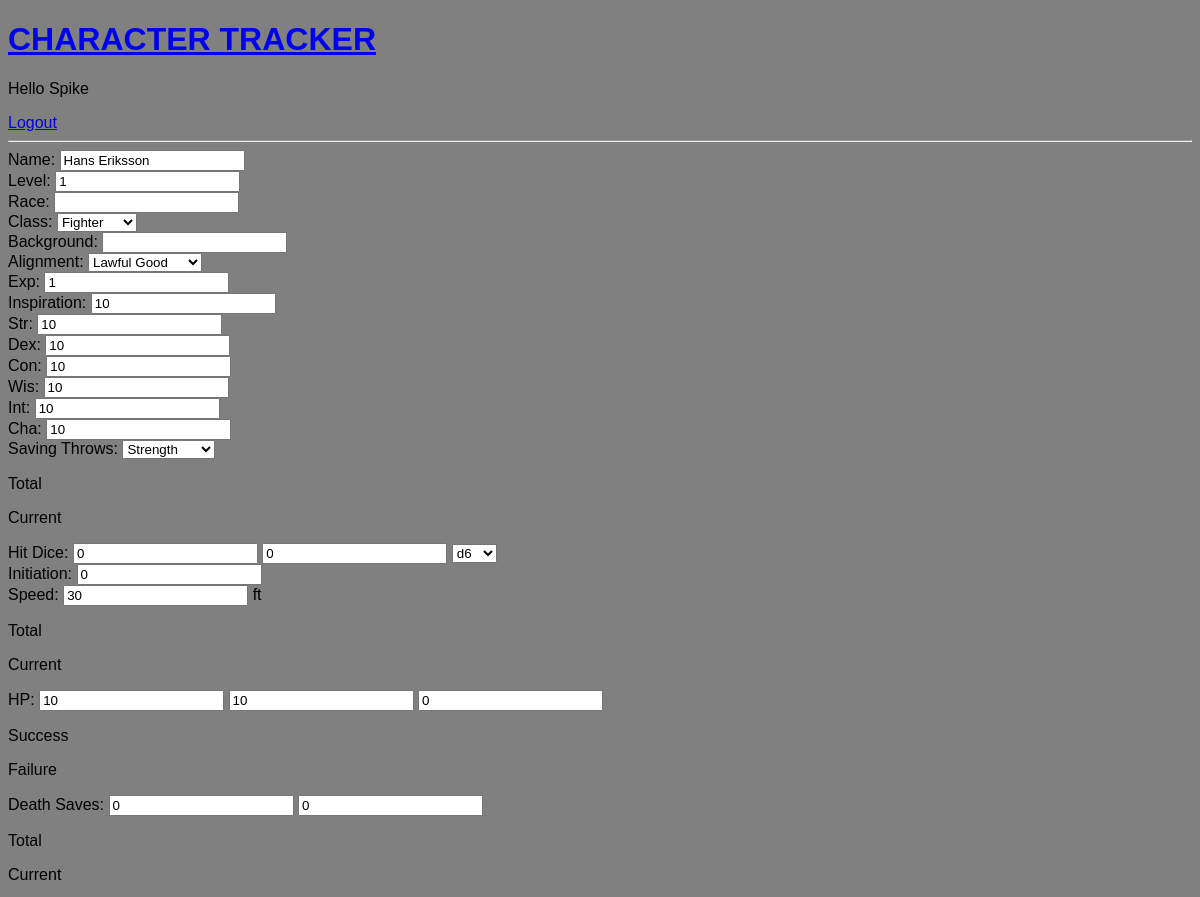
The page /update-sheet/5/ (signed in, upper part) on the database as committed earlier.
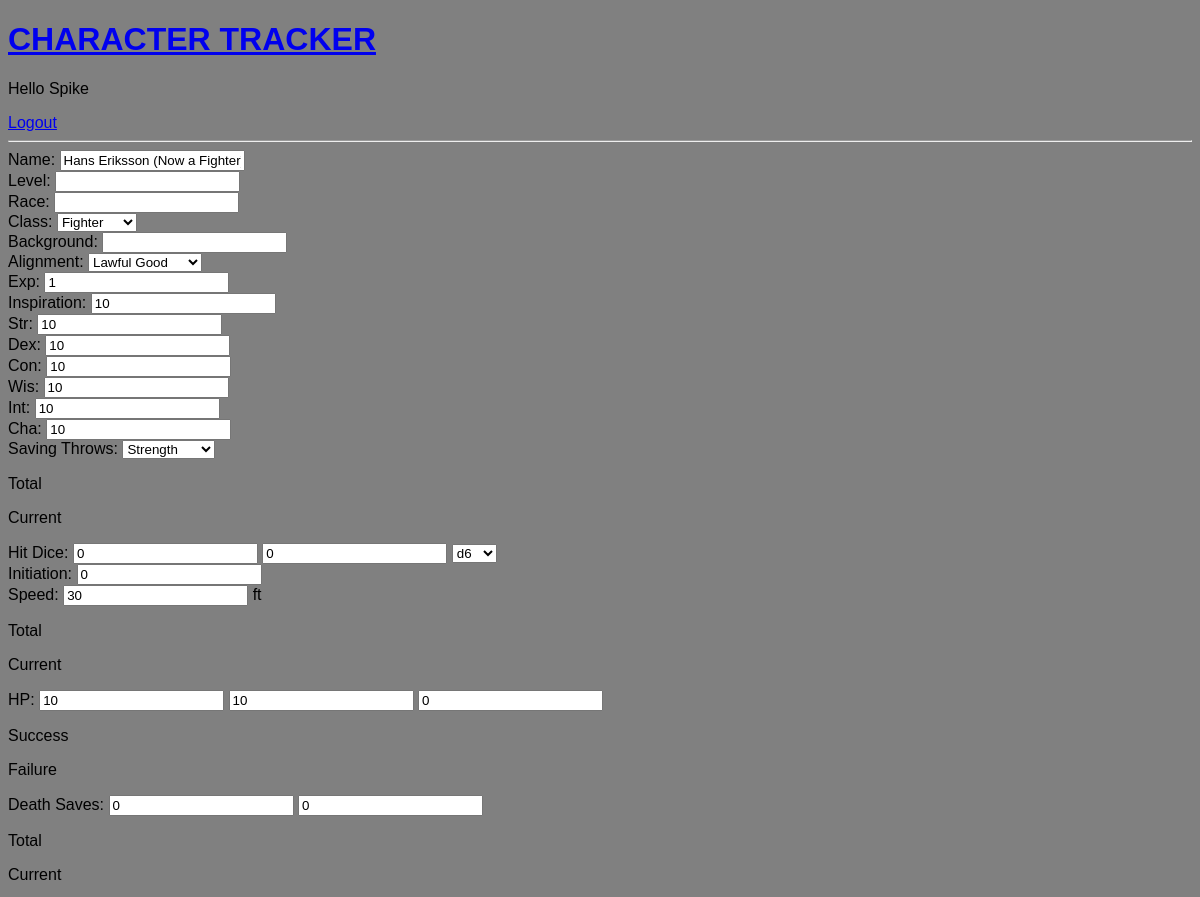
The same page on the database as committed later.
### base/models.py (models this page shows, shortened)
class Sheet(models.Model):
    user = models.ForeignKey(User, on_delete=models.CASCADE, null=True)
    name = models.CharField(max_length=60, null=True)
    lvl = models.IntegerField(default=1, validators=[MaxValueValidator(20), MinValueValidator(1)])
    race = models.CharField(max_length=60, null=True)
    CLASS_CHOICES = [
        ('Fighter', 'Fighter'),
        ('Barbarian', 'Barbarian'),
        ('Rogue', 'Rogue'),
    ]
    classes = models.CharField(max_length=20, choices=CLASS_CHOICES, default='Fighter')
    background = models.CharField(max_length=60, null=True)
    ALIGN_CHOICES = [
        ('Lawful Good', 'Lawful Good'),
        ('Neutral Good', 'Neutral Good'),
        ('Chaotic Good', 'Chaotic Good'),
        ('Lawful Neutral', 'Lawful Neutral'),
        ('True Neutral', 'True Neutral'),
        ('Chaotic Neutral', 'Chaotic Neutral'),
        ('Lawful Evil', 'Lawful Evil'),
        ('Neutral Evil', 'Neutral Evil'),
        ('Chaotic Evil', 'Chaotic Evil'),
    ]
    alignment = models.CharField(max_length=20, choices=ALIGN_CHOICES, default='Chaotic Good')
    exp = models.IntegerField(default=0, validators=[MinValueValidator(0)])
    inspiration = models.IntegerField(default=0, validators=[MinValueValidator(0)])
    str = models.IntegerField(default=10, validators=[MaxValueValidator(30), MinValueValidator(0)])
    dex = models.IntegerField(default=10, validators=[MaxValueValidator(30), MinValueValidator(0)])
    con = models.IntegerField(default=10, validators=[MaxValueValidator(30), MinValueValidator(0)])
    wis = models.IntegerField(default=10, validators=[MaxValueValidator(30), MinValueValidator(0)])
    int = models.IntegerField(default=10, validators=[MaxValueValidator(30), MinValueValidator(0)])
    cha = models.IntegerField(default=10, validators=[MaxValueValidator(30), MinValueValidator(0)])
    SAV_THROW = [('Str', 'Strength'),
                 ('Dex', 'Dexterity'),
                 ('Con', 'Constitution'),
                 ('Int', 'Intelligence'),
                 ('Wis', 'Wisdom'),
                 ('Cha', 'Charisma')
                 ]
    savThrow = MultiSelectField(choices=SAV_THROW, blank=True)
    numHitDice = models.IntegerField(default=0, validators=[MinValueValidator(0)])
    currentHitDice = models.IntegerField(default=0, validators=[MinValueValidator(0)])
    DICE_CHOICES = [
        ('d4', 'd4'),
        ('d6', 'd6'),
        ('d8', 'd8'),
        ('d10', 'd10'),
        ('d12', 'd12'),
    ]
    hitDice = models.CharField(max_length=3, choices=DICE_CHOICES, default="d6")
    initiationRoll = models.IntegerField(default=0, validators=[MinValueValidator(0)])
    speed = models.IntegerField(default=30, validators=[MinValueValidator(0)])
    maxHp = models.IntegerField(default=10, validators=[MinValueValidator(0)])
    current = models.IntegerField(default=10)
    tempHp = models.IntegerField(default=0, validators=[MinValueValidator(0)])
    deathFail = models.IntegerField(default=0, validators=[MaxValueValidator(3), MinValueValidator(0)])
    deathSuccess = models.IntegerField(default=0, validators=[MaxValueValidator(3), MinValueValidator(0)])
    armourAC = models.IntegerField(default=10, validators=[MinValueValidator(0)])
    pp = models.IntegerField(default=0, validators=[MinValueValidator(0)])
    gp = models.IntegerField(default=0, validators=[MinValueValidator(0)])
    sp = models.IntegerField(default=0, validators=[MinValueValidator(0)])
    cp = models.IntegerField(default=0, validators=[MinValueValidator(0)])
    equipment = models.TextField(null=True, blank=True)
    SKILL_CHOICES = (('Acrobatics', 'Acrobatics (Dex)'),
                     ('Animal Handling', 'Animal Handling (Wis)'),
                     ('Arcana', 'Arcana (Int)'),
                     ('Athletics', 'Athletics (Str)'),
                     ('Deception', 'Deception (Cha)'),
                     ('History', 'History (Int)'),
                     ('Insight', 'Insight (Wis)'),
                     ('Intimidation', 'Intimidation (Cha)'),
                     ('Investigation', 'Investigation (Int)'),
                     ('Medicine', 'Medicine (Wis)'),
                     ('Nature', 'Nature (Wis)'),
                     ('Perception', 'Perception (Wis)'),
                     ('Performance', 'Performance (Cha)'),
                     ('Persuasion', 'Persuasion (Cha)'),
                     ('Religion', 'Religion (Int)'),
                     ('Sleight of Hand', 'Sleight of Hand (Dex)'),
                     ('Stealth', 'Stealth (Dex)'),
                     ('Survival', 'Survival (Wis)'),
                     )
    skills = MultiSelectField(choices=SKILL_CHOICES, blank=True)
    language = models.TextField(null=True, blank=True)
    proficiencies = models.TextField(null=True, blank=True)
    personality = models.TextField(null=True, blank=True)
    ideals = models.TextField(null=True, blank=True)
    bonds = models.TextField(null=True, blank=True)
    flaws = models.TextField(null=True, blank=True)
    features = models.TextField(null=True, blank=True)
    spells = models.TextField(null=True, blank=True)
    notes = models.TextField(null=True, blank=True)
    updated = models.DateTimeField(auto_now=True)
    created = models.DateTimeField(auto_now_add=True)

### base/views.py (the view)
# urls.py: path('update-sheet/<str:pk>/', views.update_sheet, name="update-sheet"),
@login_required(login_url='/login')  # can only be used by users that are logged in, else redirect to login page
def update_sheet(request, pk):
    sheet = Sheet.objects.get(id=pk)  # get sheet with ID
    form = SheetForm(instance=sheet)  # get current form
    if request.user != sheet.user and not request.user.is_superuser:  # only admins or users can edit their own sheets
        return redirect('home')
    if request.method == 'POST':
        form = SheetForm(request.POST, instance=sheet)  # get form for post
        if form.is_valid():  # if valid, save, then redirect to previous location
            form.save()
            return redirect(f'/sheet/{pk}')
    context = {'form': form}
    return render(request, 'base/sheet_form.html', context)  # render existing form

### base/templates/base/sheet_form.html (shortened to what this page needs)
{% extends 'main.html' %}
{% block content%}
<div>
    <form method="POST" action="">
        <div class="header">
            <div class="fieldWrapper">
                <label for="{{ form.name.id_for_label }}"> Name:</label>
                {{ form.name }}
            </div>
            <div class="fieldWrapper">
                <label for="{{ form.lvl.id_for_label }}"> Level:</label>
                {{ form.lvl }}
            </div>
            <div class="fieldWrapper">
                <label for="{{ form.name.id_for_label }}"> Race:</label>
                {{ form.race }}
            </div>
            <div class="fieldWrapper">
                <label for="{{ form.name.id_for_label }}"> Class:</label>
                {{ form.classes }}
            </div>
            <div class="fieldWrapper">
                <label for="{{ form.name.id_for_label }}"> Background:</label>
                {{ form.background }}
            </div>
            <div class="fieldWrapper">
                <label for="{{ form.name.id_for_label }}"> Alignment:</label>
                {{ form.alignment }}
            </div>
            <div class="fieldWrapper">
                <label for="{{ form.name.id_for_label }}"> Exp:</label>
                {{ form.exp }}
            </div>
            <div class="fieldWrapper">
                <label for="{{ form.name.id_for_label }}"> Inspiration:</label>
                {{ form.inspiration }}
            </div>
        </div>
        <div class="statistics">
            <div class="fieldWrapper">
                <label for="{{ form.str.id_for_label }}"> Str:</label>
                {{ form.str }}
            </div>
            <div class="fieldWrapper">
                <label for="{{ form.str.id_for_label }}"> Dex:</label>
                {{ form.dex }}
            </div>
            <div class="fieldWrapper">
                <label for="{{ form.str.id_for_label }}"> Con:</label>
                {{ form.con }}
            </div>
            <div class="fieldWrapper">
                <label for="{{ form.str.id_for_label }}"> Wis:</label>
                {{ form.wis }}
            </div>
            <div class="fieldWrapper">
                <label for="{{ form.str.id_for_label }}"> Int:</label>
                {{ form.int }}
            </div>
            <div class="fieldWrapper">
                <label for="{{ form.str.id_for_label }}"> Cha:</label>
                {{ form.cha }}
            </div>
        </div>
        <div class="saving throws">
            <div class="fieldWrapper">
                <label for="{{ form.savThrow.id_for_label }}"> Saving Throws:</label>
                {{ form.savThrow }}
            </div>
        </div>
        <div class="battle">
            <p>Total</p>
            <p>Current </p>
            <div class="fieldWrapper">
                <label for="{{ form.savThrow.id_for_label }}"> Hit Dice:</label>
                {{ form.numHitDice }}
                {{ form.currentHitDice }}
                {{ form.hitDice }}
            </div>
            <div class="fieldWrapper">
                <label for="{{ form.savThrow.id_for_label }}"> Initiation:</label>
                {{ form.initiationRoll }}
            </div>
            <div class="fieldWrapper">
                <label for="{{ form.savThrow.id_for_label }}"> Speed:</label>
                {{ form.speed }} ft
            </div>
            <div class="fieldWrapper">
                <p>Total</p>
                <p>Current </p>
                <label for="{{ form.savThrow.id_for_label }}"> HP:</label>
                {{ form.maxHp }}
                {{ form.current }}
                {{ form.tempHp }}
            </div>
            <div class="fieldWrapper">
                <p>Success</p>
                <p>Failure </p>
                <label for="{{ form.savThrow.id_for_label }}"> Death Saves:</label>
                {{ form.deathSuccess }}
                {{ form.deathFail }}
            </div>
        </div>
        <div class="equipment">
            <p>Total</p>
            <p>Current </p>
        </div>
    </form>
</div>
{% endblock content %}

Rows that differ between the two databases and show on the page:
changed Sheet "Fighter": name "Hans Eriksson" → "Hans Eriksson (Now a Fighter)"; lvl "1" → (not shown)
